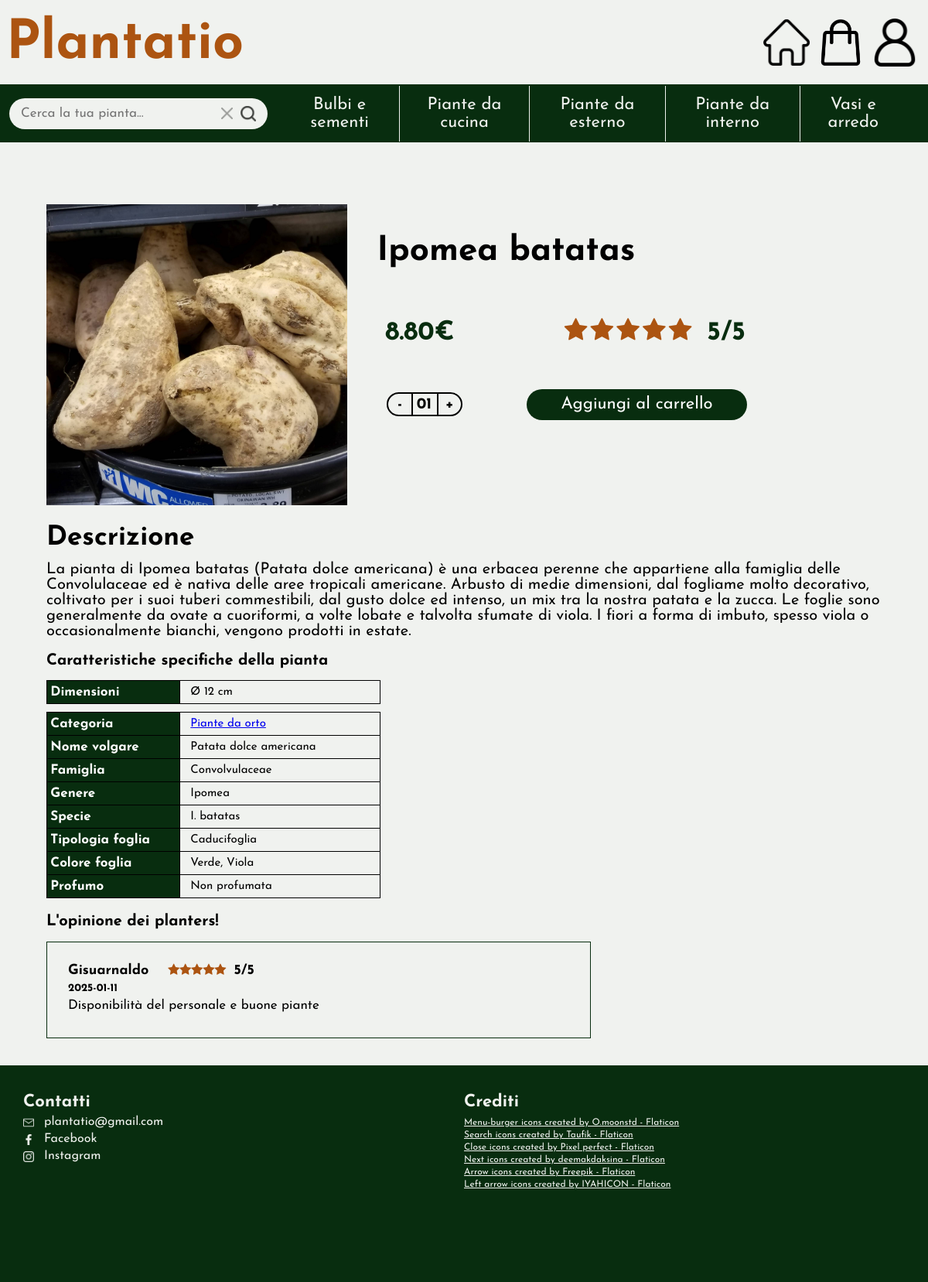
Screenshot of /product.php?idP=Ipomea+batatas with the database file from the repository.
### tables this page shows
CREATE TABLE Prodotti (
    nome_prodotto VARCHAR(150) PRIMARY KEY,
    prezzo DECIMAL(10, 2) NOT NULL,
    id_sottocategoria VARCHAR(100) NOT NULL,
    presente BOOLEAN DEFAULT 1,
    stock INT NOT NULL,
    nome_volgare VARCHAR(50),  
    nome_scientifico VARCHAR(50),
    famiglia VARCHAR(50),
    genere VARCHAR(50),
    specie VARCHAR(50),
    dimensioni VARCHAR(30),  
    profumo VARCHAR(30),  
    tipologia_foglia VARCHAR(30),
    colore_foglia VARCHAR(30), 
    descrizione TEXT,
    voto INT NOT NULL
);

CREATE TABLE Recensioni (
    id_utente VARCHAR(150) NOT NULL,
    id_prodotto VARCHAR(150) NOT NULL,
    voto INT CHECK (voto BETWEEN 1 AND 5),  
    commento TEXT,
    data_recensione TIMESTAMP DEFAULT CURRENT_TIMESTAMP,
    PRIMARY KEY (id_prodotto, id_utente),
    FOREIGN KEY (id_utente) REFERENCES Utenti(email) ON DELETE CASCADE,
    FOREIGN KEY (id_prodotto) REFERENCES Prodotti(nome_prodotto) ON DELETE CASCADE
);

CREATE TABLE Utenti (
    email VARCHAR(150) PRIMARY KEY,
    nome VARCHAR(100) NOT NULL,
    cognome VARCHAR(100) NOT NULL,
    password_hash VARCHAR(255) NOT NULL,
    admin_flag BOOLEAN NOT NULL
);

### product.php (called while the page is built, shortened)
<?php
require_once 'bootstrap.php';
$templateParams["titolo"] = "Plantatio";
$templateParams["mainContent"] = "single-item.php";
$templateParams["js"] = array("js/product.js", "js/nav.js", "js/header.js");
$idprodotto = -1;
if(isset($_GET["idP"])){
    $idprodotto = getStringWithSpaces($_GET["idP"]);
} else {
    if(isset($idProd)){
        $idprodotto = $productId;
    }
}
$templateParams["prodotto"] = $dbh->getProductById($idprodotto);
$templateParams["recensioni_prodotto"] = $dbh->getReviewsOfProduct($idprodotto);
require 'template/base.php';
?>

### database/database.php (called while the page is built, shortened)
<?php
class DatabaseHelper
{
    private $db;
    public function __construct($servername, $username, $password, $dbname, $port)
    {
        $this->db = new mysqli($servername, $username, $password, $dbname, $port);
    }
    public function getSubCategoriesFromCategory($nomeCategoria)
    {
        $stmt = $this->db->prepare("SELECT nome_sottocategoria FROM SottoCategorie WHERE id_categoria = ?");
        $stmt->bind_param('s', $nomeCategoria);
        $stmt->execute();
        $result = $stmt->get_result();
        return $result->fetch_all(MYSQLI_ASSOC);
    }
    public function getCategories()
    {
        $stmt = $this->db->prepare("SELECT nome_categoria FROM Categorie");
        $stmt->execute();
        $result = $stmt->get_result();
        $categories = $result->fetch_all(MYSQLI_ASSOC);
        foreach ($categories as &$category) {
            $category["sottocategorie"] = array();
            $category["sottocategorie"] = $this->getSubCategoriesFromCategory($category["nome_categoria"]);
        }
        return $categories;
    }
    public function getProductById($product_id)
    {
        $stmt = $this->db->prepare("SELECT * FROM Prodotti WHERE nome_prodotto = ? AND presente = 1");
        $stmt->bind_param('s', $product_id);
        $stmt->execute();
        $result = $stmt->get_result();
        return $result->fetch_all(MYSQLI_ASSOC);
    }
    public function getReviewsOfProduct($idprodotto)
    {
        $query = "SELECT nome, voto, commento, DATE(data_recensione) as dataRec FROM Recensioni, Utenti WHERE id_utente = email AND id_prodotto = ? ORDER BY data_recensione DESC";
        $stmt = $this->db->prepare($query);
        $stmt->bind_param('s', $idprodotto);
        $stmt->execute();
        $result = $stmt->get_result();
        return $result->fetch_all(MYSQLI_ASSOC);
    }
}

### bootstrap.php (called while the page is built, shortened)
<?php
require_once("utils/functions.php");
require_once("database/database.php");
$dbh = new DatabaseHelper("localhost", "root", "", "plantatio", 3306);
$templateParams["categorie"] = $dbh->getCategories();
?>

### utils/functions.php (called while the page is built, shortened)
<?php
function isUserLoggedIn()
{
    return !empty($_SESSION['email']);
}
function getSrc($string)
{
    $src_string = str_replace(' ', '_', $string);
    return $src_string;
}
function getStringWithSpaces($string)
{
    $id_string = str_replace('_', ' ', $string);
    return $id_string;
}

### template/single-item.php (the view, shortened to what this page needs)
<main class="single-item">
    <?php if (count($templateParams["prodotto"]) == 0): ?>
        <article>
            <p>Prodotto non presente</p>
        </article>
    <?php
    else:
        $prodotto = $templateParams["prodotto"][0];
    ?>
        <article>
            <header>
                <img src="upload/prodotti/<?php echo getSrc($prodotto["nome_prodotto"]) ?>.jpg" alt="" />
                <section>
                    <h2><?php echo $prodotto["nome_prodotto"] ?></h2>
                    <h3 class='price'><?php echo $prodotto["prezzo"] ?>€
                    </h3>
                    <div class="star-value">
                        <?php for ($i = 1; $i <= $prodotto["voto"]; $i++): ?>
                            <span class="fa fa-star checked"></span>
                        <?php endfor; ?>
                    </div>
                    <h3><?php echo $prodotto["voto"] ?>/5</h3>
                    <?php if ($prodotto['stock'] > 0): ?>
                        <div class="wrapper">
                            <span class="minus" onclick="reduceQuantity()">-</span>
                            <span class="number">01</span>
                            <span class="plus" onclick="addQuantity(<?php echo $prodotto['stock'] ?>)">+</span>
                        </div>
                        <button type="button" <?php if (isUserLoggedIn()) : ?>
                            onclick="addToCart('<?php echo $prodotto['nome_prodotto'] ?>')"
                            <?php else: ?> onclick="showErrorMessage()"
                            <?php endif; ?>>Aggiungi al carrello
                        </button>
                    <?php else: ?>
                        <span class="out_of_stock">La pianta non è al momento disponibile</span>
                    <?php endif; ?>
                </section>
            </header>
            <section>
                <h3>Descrizione</h3>
                <p><?php echo $prodotto["descrizione"] ?></p>
                <table>
                    <caption>Caratteristiche specifiche della pianta</caption>
                    <tr>
                        <th>Dimensioni</th>
                        <td><?php echo $prodotto["dimensioni"] ?></td>
                    </tr>
                </table>
                <table>
                    <tr>
                        <th>Categoria</th>
                        <td><a href="search.php?sottocategoriaSelezionata=<?php echo getSrc($prodotto["id_sottocategoria"]) ?>"><?php echo $prodotto["id_sottocategoria"] ?></a></td>
                    </tr>
                    <?php if(strcmp($prodotto["nome_volgare"], 'non specificato') != 0): ?>
                    <tr>
                        <th>Nome volgare</th>
                        <td><?php echo $prodotto["nome_volgare"] ?></td>
                    </tr>
                    <?php endif; ?>
                    <?php if(strcmp($prodotto["famiglia"], 'non specificato') != 0): ?>
                    <tr>
                        <th>Famiglia</th>
                        <td><?php echo $prodotto["famiglia"] ?></td>
                    </tr>
                    <?php endif; ?>
                    <?php if(strcmp($prodotto["genere"], 'non specificato') != 0): ?>
                    <tr>
                        <th>Genere</th>
                        <td><?php echo $prodotto["genere"] ?></td>
                    </tr>
                    <?php endif; ?>
                    <?php if(strcmp($prodotto["specie"], 'non specificato') != 0): ?>
                    <tr>
                        <th>Specie</th>
                        <td><?php echo $prodotto["specie"] ?></td>
                    </tr>
                    <?php endif; ?>
                    <?php if(strcmp($prodotto["tipologia_foglia"], 'non specificato') != 0): ?>
                    <tr>
                        <th>Tipologia foglia</th>
                        <td><?php echo $prodotto["tipologia_foglia"] ?></td>
                    </tr>
                    <?php endif; ?>
                    <?php if(strcmp($prodotto["colore_foglia"], 'non specificato') != 0): ?>
                    <tr>
                        <th>Colore foglia</th>
                        <td><?php echo $prodotto["colore_foglia"] ?></td>
                    </tr>
                    <?php endif; ?>
                    <?php if(strcmp($prodotto["profumo"], 'non specificato') != 0): ?>
                    <tr>
                        <th>Profumo</th>
                        <td><?php echo $prodotto["profumo"] ?></td>
                    </tr>
                    <?php endif; ?>
                </table>
            </section>
        </article>
        <section>
            <h2>L&apos;opinione dei planters!</h2>
            <?php if(count($templateParams["recensioni_prodotto"]) == 0): ?>
                <p>Non ci sono recensioni per questo prodotto</p>
            <?php else: ?>
                <?php foreach ($templateParams["recensioni_prodotto"] as $rec): ?>
                    <article>
                        <h3><?php echo $rec["nome"] ?></h3>
                        <div class="star-value-user">
                            <?php for ($i = 1; $i <= $rec["voto"]; $i++): ?>
                                <span class="fa fa-star checked"></span>
                            <?php endfor; ?>
                        </div>
                        <h3><?php echo $rec["voto"] ?>/5</h3>
                        <h4><?php echo $rec["dataRec"] ?></h4>
                        <p><?php echo $rec["commento"] ?></p>
                    </article>
                <?php endforeach; ?>
            <?php endif; ?>
        </section>
    <?php endif; ?>
</main>

### rows the page displays
prodotti: nome_prodotto "Ipomea batatas", prezzo "8.80", voto "5", descrizione "La pianta di Ipomea batatas (Patata dolce americana) è una erbacea perenne che appartiene alla famiglia delle Convolulaceae ed è nativa delle aree tropicali americane. Arbusto di medie dimensioni, dal fogliame molto decorativo, coltivato per i suoi tuberi commestibili, dal gusto dolce ed intenso, un mix tra la nostra patata e la zucca. Le foglie sono generalmente da ovate a cuoriformi, a volte lobate e talvolta sfumate di viola. I fiori a forma di imbuto, spesso viola o occasionalmente bianchi, vengono prodotti in estate.", dimensioni "Ø 12 cm", id_sottocategoria "Piante da orto", nome_volgare "Patata dolce americana", famiglia "Convolvulaceae", genere "Ipomea", specie "I. batatas", tipologia_foglia "Caducifoglia", colore_foglia "Verde, Viola", profumo "Non profumata"
recensioni: id_utente.nome "Gisuarnaldo", voto "5", dataRec "2025-01-11", commento "Disponibilità del personale e buone piante"

### other values shown
$categoria["nome_categoria"] "Bulbi e sementi"
$categoria["nome_categoria"] "Piante da cucina"
$categoria["nome_categoria"] "Piante da esterno"
$categoria["nome_categoria"] "Piante da interno"
$categoria["nome_categoria"] "Vasi e arredo"
